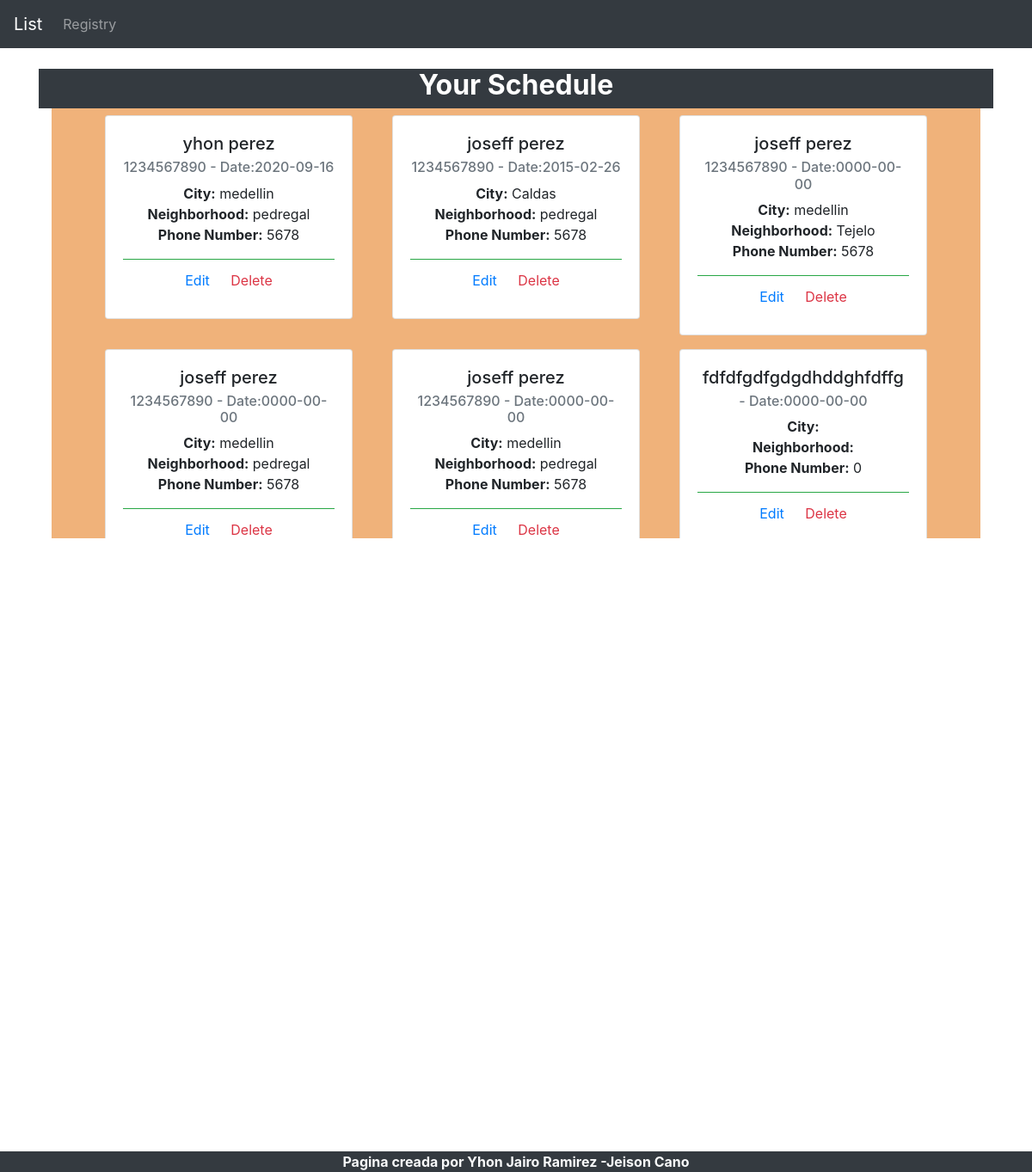
The page / on the database its author committed.
### tables this page shows
CREATE TABLE `list` (
  `id` int(11) NOT NULL,
  `name` varchar(30) NOT NULL,
  `lastname` varchar(30) NOT NULL,
  `idnumbre` varchar(11) NOT NULL,
  `birthdate` date NOT NULL,
  `residencecity` varchar(30) NOT NULL,
  `neighborhood` varchar(30) NOT NULL,
  `phonenumber` int(10) NOT NULL
);

### application/controllers/Home.php (called while the page is built, shortened)
<?php
class Home  extends CI_Controller {
	public function index()
	{
        $users = $this->HomeModel->listUsers();
        $listUsers = array('users'=> $users);
        $this->load->view('layouts/header');
        $this->load->view('home',$listUsers);
        $this->load->view('layouts/footer');
    }
}

### index.php (called while the page is built, shortened)
<?php
require_once BASEPATH.'core/CodeIgniter.php';

### application/models/HomeModel.php (called while the page is built, shortened)
<?php
class HomeModel  extends CI_Model {
	public function listUsers(){
        $users = $this->db->query("SELECT * FROM list")->result();
        return $users;
    }
}

### application/views/home.php (the view, shortened to what this page needs)
<div class="container">
  <div class="row bg-dark text-white">
    <div class="col-sm-12 d-flex justify-content-center">
      <h2> <b>Your Schedule</b></h2>
    </div>
  </div>
  <div class="table-responsive" style="height: 500px">
    <div style="background-color: #F0B27A;">
      <div class="form-row text-center mb-4 pb-3 d-flex justify-content-center">
        <?php
        foreach ($users as $user) {
          $usersRecordsTemplate = "
          <div class='row  m-2'>
          <div class='col-4'>
          <div class='card ' style='width: 18rem;'>
          <div class='card-body'>
                <h5 class='card-title'>{$user->name} {$user->lastname}</h5>
                <h6 class='card-subtitle mb-2 text-muted'>{$user->idnumbre} - Date:{$user->birthdate}</h6>
                <p class='card-text'><b>City:</b> {$user->residencecity} <br><b> Neighborhood:</b> {$user->neighborhood} <br><b>Phone Number:</b> {$user->phonenumber}</p>
                <div class='card-footer bg-transparent border-success'>
                <a href='http://localhost:81/moment1/CreateUser/editUser?id={$user->id}' class='card-link'>Edit</a>
                <a href='http://localhost:81/moment1/CreateUser/deleteUser?id={$user->id}' class='card-link text-danger'  >Delete</a>
          </div>
          </div>
          </div>
          </div>
          </div>
       ";
          echo $usersRecordsTemplate;
        }
        ?>
      </div>
    </div>
  </div>
</div>

### application/views/layouts/header.php (shortened to what this page needs)
<!doctype html>
<html lang="en">
<head>
  <link rel="stylesheet" href="https://stackpath.bootstrapcdn.com/bootstrap/4.5.2/css/bootstrap.min.css">
</head>
<body>
<header>
      <nav class="navbar navbar-expand-lg navbar-dark bg-dark"">
  <a class="navbar-brand" href="<?php echo base_url() . "home"?>">List <span class="sr-only">(current)</span></a>
  <div class="collapse navbar-collapse" id="navbarNav">
    <ul class="navbar-nav">
      <li class="nav-item">
        <a class="nav-link" href="<?php echo base_url() . "createUser"?>">Registry <span class="sr-only">(current)</span></a>
    </ul>
  </div>
</nav>
<br>
      </header>
      <div class="container">

### application/views/layouts/footer.php (shortened to what this page needs)
<br><br>
<footer class="fixed-bottom bg-dark text-light text-center font-weight-bolder ">Pagina creada por Yhon Jairo Ramirez -Jeison Cano</footer>
</body>
</html>

### rows shown on the page
list: name "yhon", lastname "perez", idnumbre "1234567890", birthdate "2020-09-16", residencecity "medellin", neighborhood "pedregal", phonenumber "5678"
list: name "joseff", lastname "perez", idnumbre "1234567890", birthdate "2015-02-26", residencecity "Caldas", neighborhood "pedregal", phonenumber "5678"
list: name "joseff", lastname "perez", idnumbre "1234567890", birthdate "0000-00-00", residencecity "medellin", neighborhood "Tejelo", phonenumber "5678"
list: name "joseff", lastname "perez", idnumbre "1234567890", birthdate "0000-00-00", residencecity "medellin", neighborhood "pedregal", phonenumber "5678"
list: name "joseff", lastname "perez", idnumbre "1234567890", birthdate "0000-00-00", residencecity "medellin", neighborhood "pedregal", phonenumber "5678"
list: name "fdfdfgdfgdgdhddghfdffg", birthdate "0000-00-00", phonenumber "0"
